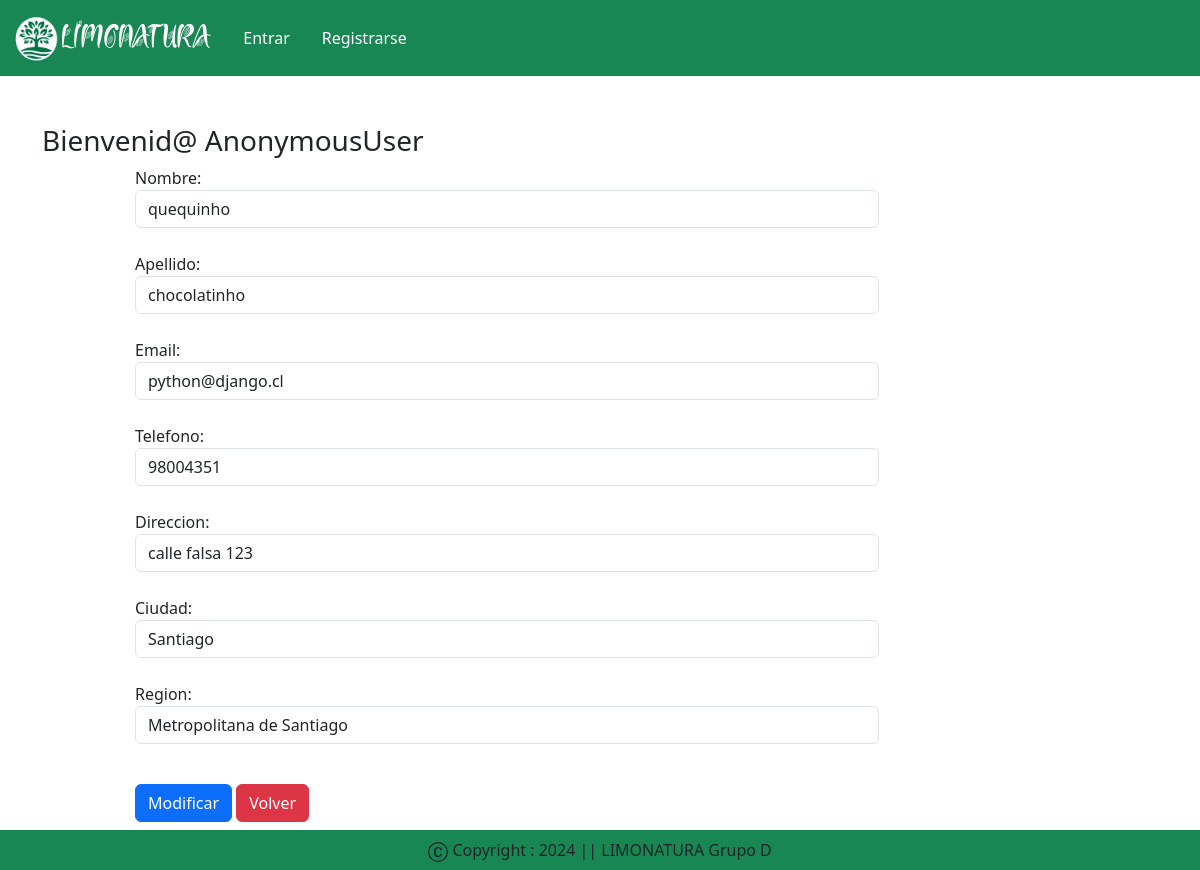
Screenshot of /updateAddress/1 with the database file from the repository.
### miapp/models.py (models this page shows, shortened)
class Cliente(models.Model):
    user = models.ForeignKey(User, on_delete=models.CASCADE)
    nombre = models.CharField(max_length=60)
    apellido = models.CharField(max_length=60)
    telefono = models.IntegerField(default=0)
    email = models.EmailField(max_length=100)
    direccion = models.CharField(max_length=60)
    ciudad = models.CharField(max_length=30)
    region = models.CharField(choices=REGION_CHOICES, max_length=100)

### miapp/views.py (the view, shortened to what this page needs)
# urls.py: path('updateAddress/<int:pk>', views.updateAddress.as_view(), name="updateAddress"),
class updateAddress(View):
    def get(self, request, pk):
        add = Cliente.objects.get(pk=pk)
        form = CustomerProfileForm(instance=add)
        totalitem = 0
        if request.user.is_authenticated:
            totalitem = len(Carrito.objects.filter(user=request.user))
        return render(request, 'app/updateAddress.html', locals())

### miapp/forms.py
class CustomerProfileForm(forms.ModelForm):
    class Meta:
        model = Cliente
        fields = ['nombre', 'apellido', 'email', 'telefono', 'direccion', 'ciudad', 'region']
        widgets={
            'nombre':forms.TextInput(attrs={'class':'form-control'}),
            'apellido':forms.TextInput(attrs={'class':'form-control'}),
            'email':forms.TextInput(attrs={'class':'form-control'}),
            'telefono':forms.NumberInput(attrs={'class':'form-control'}),
            'direccion':forms.TextInput(attrs={'class':'form-control'}),
            'ciudad':forms.TextInput(attrs={'class':'form-control'}),
            'region':forms.Select(attrs={'class':'form-control'})
        }

### miapp/templates/app/updateAddress.html (shortened to what this page needs)
{% extends 'app/base.html' %}
{% load static %}
{% block main-content %}
    <div class="container my-5">
        <div class="row">
            <h3>Bienvenid@ <span class="text-capitalize">{{request.user}}</span></h3>
        </div>
        <div class="col-sm-8 offset-sm-1">
            <form action="" method="post">
                {% for fm in form %}
                    {{fm.label_tag}} {{fm}} <small class="text-danger">{{fm.errors|striptags}}</small><br>
                {% endfor %}
                <div class="col-12 mt-3">
                    <button type="submit" class="btn btn-primary">Modificar</button>
                    <a href="{% url 'address' %}" type="button" class="btn btn-danger">Volver</a>
                </div>
            </form>
        </div>
    </div>
{% endblock main-content %}

### rows the page displays
Cliente: form "quequinho" "chocolatinho" "python@django.cl" "98004351" "calle falsa 123" "Santiago" "Metropolitana de Santiago"

### other values shown
{{ request.user }} "AnonymousUser"
{{ fm.label_tag }} "Nombre:" "Apellido:" "Email:" "Telefono:" "Direccion:" "Ciudad:" "Region:"
